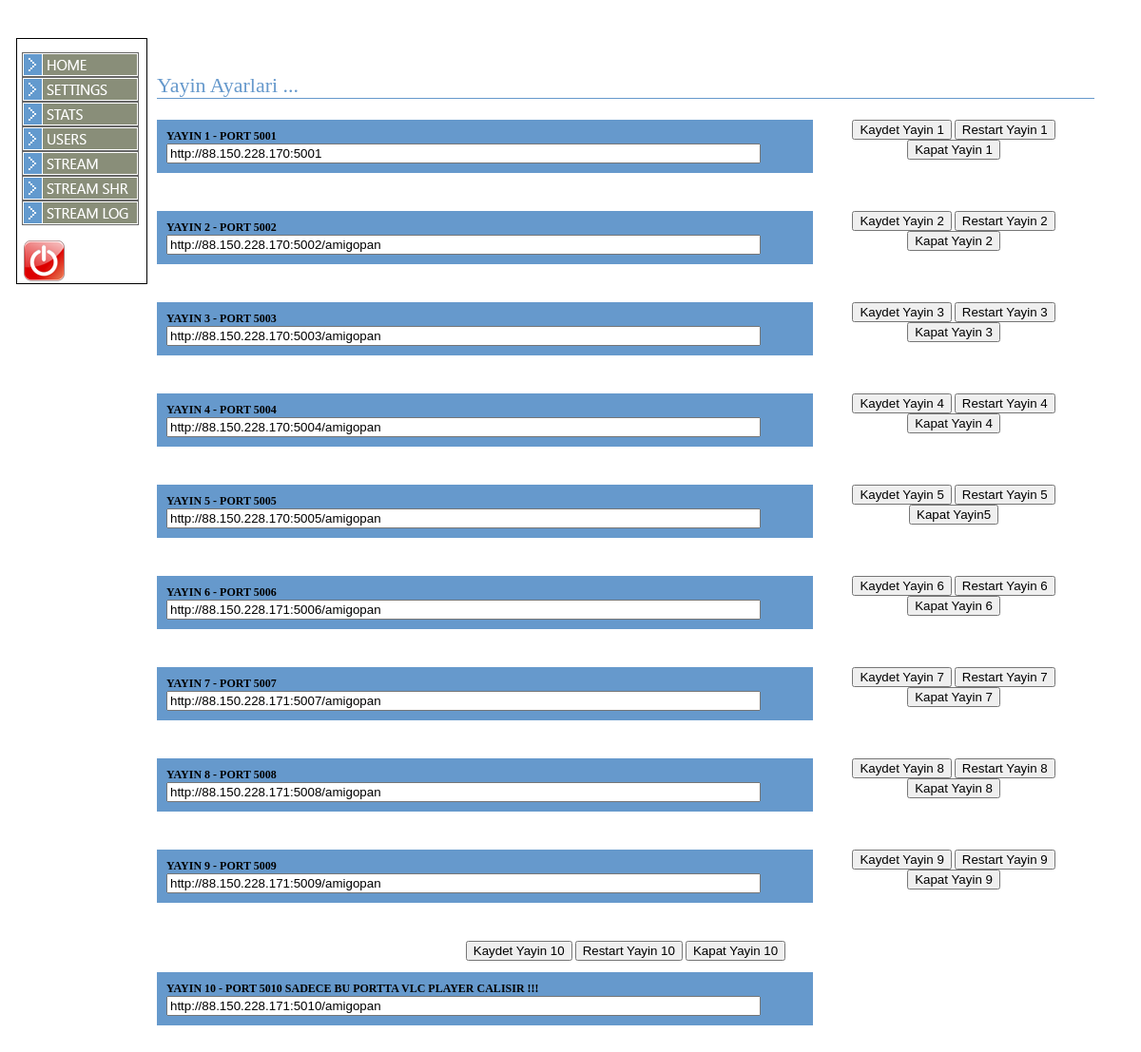
The page /var/html/nejat/streamw.php (signed in) on the database its author committed.
### tables this page shows
CREATE TABLE `stream` (
  `id` bigint(20) NOT NULL AUTO_INCREMENT,
  `stream_server` varchar(200) NOT NULL DEFAULT '',
  PRIMARY KEY (`id`)
);

### var/html/nejat/dbc.php (called while the page is built, shortened)
<?php
function checkAdmin() {
if($_SESSION['user_level'] == ADMIN_LEVEL) {
return 1;
} else { return 0 ;
}
}
?>

### var/html/nejat/streamw.php (the view, shortened to what this page needs)
<?php
include 'dbc.php';
$rs_settings1 = mysql_query("select * from stream WHERE id='1' ");
$rs_settings2 = mysql_query("select * from stream WHERE id='2' ");
$rs_settings3 = mysql_query("select * from stream WHERE id='3' ");
$rs_settings4 = mysql_query("select * from stream WHERE id='4' ");
$rs_settings5 = mysql_query("select * from stream WHERE id='5' ");
$rs_settings6 = mysql_query("select * from stream WHERE id='6' ");
$rs_settings7 = mysql_query("select * from stream WHERE id='7' ");
$rs_settings8 = mysql_query("select * from stream WHERE id='8' ");
$rs_settings9 = mysql_query("select * from stream WHERE id='9' ");
$rs_settings10 = mysql_query("select * from stream WHERE id='10' ");
?>
<html>
<head>
<link href="styles.css" rel="stylesheet" type="text/css">
</head>
<body>
<table width="100%" border="0" cellspacing="0" cellpadding="5" class="main">
  <tr>
    <td colspan="3">&nbsp;</td>
  </tr>
  <tr>
    <td width="160" valign="top"><?php
if (isset($_SESSION['user_id'])) {?>
<div class="myaccount">
  <a href="myaccount.php"><img src="home.png" alt=""></a><br>
  <a href="mysettings.php"><img src="settings.png" alt=""></a><br>
<?php }
if (checkAdmin()) {
?>
  <a href="stat.php"><img src="stats.png" alt=""></a><br>
  <a href="admin.php?q=&qoption=recent&doSearch=Ara"><img src="users.png" alt=""></a><br>
  <a href="stream.php"><img src="stream.png" alt=""></a><br>
  <a href="paylas.php"><img src="streamsh.png" alt=""></a><br>
   <a href="streamlog.php"><img src="streamlog.png" alt=""></a><br>
<?php } ?>
  <br><a href="logout.php"><img src="exit.png" alt=""></a>
</td>
    <td width="3500" valign="top"><p>&nbsp;</p>
<h3 class="titlehdr">Yayin Ayarlari ...</h3>
          <?php while ($row_settings = mysql_fetch_array($rs_settings1)) {?>
      <form action="stream.php" method="post" name="myform" id="myform">
        <table width="70%" border="0" align="left" cellpadding="3" cellspacing="3" class="forms">
          <tr>
            <td colspan="2"><strong>YAYIN 1 -  PORT 5001</strong><br> <input name="yayin1" type="text" id="yayin1"  class="required" value="<?php echo $row_settings['stream_server']; ?>" size="75">
          </tr>
<?php } ?>
        </table>
        <p align="center">
          <input name="doSave" type="submit" id="doSave" value="Kaydet Yayin 1">
          <input name="doSave" type="submit" id="doSave" value="Restart Yayin 1">
		  <input name="doSave" type="submit" id="doSave" value="Kapat Yayin 1">
      </form>
     <br>
     <br>
          <?php while ($row_settings = mysql_fetch_array($rs_settings2)) {?>
      <form action="stream.php" method="post" name="myform" id="myform">
        <table width="70%" border="0" align="left" cellpadding="3" cellspacing="3" class="forms">
          <tr>
            <td colspan="2"><strong>YAYIN 2 -  PORT 5002</strong><br> <input name="yayin2" type="text" id="yayin2"  class="required" value="<?php echo $row_settings['stream_server']; ?>" size="75">
          </tr>
<?php } ?>
        </table>
        <p align="center">
          <input name="doSave" type="submit" id="doSave" value="Kaydet Yayin 2">
          <input name="doSave" type="submit" id="doSave" value="Restart Yayin 2">
 <input name="doSave" type="submit" id="doSave" value="Kapat Yayin 2">
      </form>
 <br>
     <br>
<?php while ($row_settings = mysql_fetch_array($rs_settings3)) {?>
      <form action="stream.php" method="post" name="myform" id="myform">
        <table width="70%" border="0" align="left" cellpadding="3" cellspacing="3" class="forms">
          <tr>
            <td colspan="2"><strong>YAYIN 3 -  PORT 5003</strong><br> <input name="yayin3" type="text" id="yayin3"  class="required" value="<?php echo $row_settings['stream_server']; ?>" size="75">
          </tr>
<?php } ?>
        </table>
        <p align="center">
          <input name="doSave" type="submit" id="doSave" value="Kaydet Yayin 3">
          <input name="doSave" type="submit" id="doSave" value="Restart Yayin 3">
		   <input name="doSave" type="submit" id="doSave" value="Kapat Yayin 3">
      </form>
<br>
     <br>
<?php while ($row_settings = mysql_fetch_array($rs_settings4)) {?>
      <form action="stream.php" method="post" name="myform" id="myform">
        <table width="70%" border="0" align="left" cellpadding="3" cellspacing="3" class="forms">
          <tr>
            <td colspan="2"><strong>YAYIN 4 -  PORT 5004</strong><br> <input name="yayin4" type="text" id="yayin4"  class="required" value="<?php echo $row_settings['stream_server']; ?>" size="75">
          </tr>
<?php } ?>
        </table>
        <p align="center">
          <input name="doSave" type="submit" id="doSave" value="Kaydet Yayin 4">
          <input name="doSave" type="submit" id="doSave" value="Restart Yayin 4">
		   <input name="doSave" type="submit" id="doSave" value="Kapat Yayin 4">
      </form>
 <br>
     <br>
<?php while ($row_settings = mysql_fetch_array($rs_settings5)) {?>
      <form action="stream.php" method="post" name="myform" id="myform">
        <table width="70%" border="0" align="left" cellpadding="3" cellspacing="3" class="forms">
          <tr>
            <td colspan="2"><strong>YAYIN 5 -  PORT 5005</strong><br> <input name="yayin5" type="text" id="yayin5"  class="required" value="<?php echo $row_settings['stream_server']; ?>" size="75">
          </tr>
<?php } ?>
        </table>
        <p align="center">
          <input name="doSave" type="submit" id="doSave" value="Kaydet Yayin 5">
          <input name="doSave" type="submit" id="doSave" value="Restart Yayin 5">
		   <input name="doSave" type="submit" id="doSave" value="Kapat Yayin5">
      </form>
 <br>
     <br>
<?php while ($row_settings = mysql_fetch_array($rs_settings6)) {?>
      <form action="stream.php" method="post" name="myform" id="myform">
        <table width="70%" border="0" align="left" cellpadding="3" cellspacing="3" class="forms">
          <tr>
            <td colspan="2"><strong>YAYIN 6 -  PORT 5006</strong><br> <input name="yayin6" type="text" id="yayin6"  class="required" value="<?php echo $row_settings['stream_server']; ?>" size="75">
          </tr>
<?php } ?>
        </table>
        <p align="center">
          <input name="doSave" type="submit" id="doSave" value="Kaydet Yayin 6">
          <input name="doSave" type="submit" id="doSave" value="Restart Yayin 6">
		   <input name="doSave" type="submit" id="doSave" value="Kapat Yayin 6">
      </form>
 <br>
     <br>
<?php while ($row_settings = mysql_fetch_array($rs_settings7)) {?>
      <form action="stream.php" method="post" name="myform" id="myform">
        <table width="70%" border="0" align="left" cellpadding="3" cellspacing="3" class="forms">
          <tr>
            <td colspan="2"><strong>YAYIN 7 -  PORT 5007</strong><br> <input name="yayin7" type="text" id="yayin7"  class="required" value="<?php echo $row_settings['stream_server']; ?>" size="75">
          </tr>
<?php } ?>
        </table>
        <p align="center">
          <input name="doSave" type="submit" id="doSave" value="Kaydet Yayin 7">
          <input name="doSave" type="submit" id="doSave" value="Restart Yayin 7">
		   <input name="doSave" type="submit" id="doSave" value="Kapat Yayin 7">
      </form>
 <br>
     <br>
<?php while ($row_settings = mysql_fetch_array($rs_settings8)) {?>
      <form action="stream.php" method="post" name="myform" id="myform">
        <table width="70%" border="0" align="left" cellpadding="3" cellspacing="3" class="forms">
          <tr>
            <td colspan="2"><strong>YAYIN 8 -  PORT 5008</strong><br> <input name="yayin8" type="text" id="yayin8"  class="required" value="<?php echo $row_settings['stream_server']; ?>" size="75">
          </tr>
<?php } ?>
        </table>
        <p align="center">
          <input name="doSave" type="submit" id="doSave" value="Kaydet Yayin 8">
          <input name="doSave" type="submit" id="doSave" value="Restart Yayin 8">
		   <input name="doSave" type="submit" id="doSave" value="Kapat Yayin 8">
      </form>
 <br>
     <br>
<?php while ($row_settings = mysql_fetch_array($rs_settings9)) {?>
      <form action="stream.php" method="post" name="myform" id="myform">
        <table width="70%" border="0" align="left" cellpadding="3" cellspacing="3" class="forms">
          <tr>
            <td colspan="2"><strong>YAYIN 9 -  PORT 5009</strong><br> <input name="yayin9" type="text" id="yayin9"  class="required" value="<?php echo $row_settings['stream_server']; ?>" size="75">
          </tr>
<?php } ?>
        </table>
        <p align="center">
          <input name="doSave" type="submit" id="doSave" value="Kaydet Yayin 9">
          <input name="doSave" type="submit" id="doSave" value="Restart Yayin 9">
		   <input name="doSave" type="submit" id="doSave" value="Kapat Yayin 9">
      </form>
 <br>
     <br>
<?php while ($row_settings = mysql_fetch_array($rs_settings10)) {?>
      <form action="stream.php" method="post" name="myform" id="myform">
        <table width="70%" border="0" align="left" cellpadding="3" cellspacing="3" class="forms">
          <tr>
            <td colspan="2"><strong>YAYIN 10 - PORT 5010 SADECE BU PORTTA VLC PLAYER CALISIR !!!</strong><br> <input name="yayin10" type="text" id="yayin10"  class="required" value="<?php echo $row_settings['stream_server']; ?>" size="75">
          </tr>
<?php } ?>
        <p align="center">
          <input name="doSave" type="submit" id="doSave" value="Kaydet Yayin 10">
          <input name="doSave" type="submit" id="doSave" value="Restart Yayin 10">
		   <input name="doSave" type="submit" id="doSave" value="Kapat Yayin 10">
      </form>
 </table>
 <br>
     <br>
      <p>&nbsp; </p>
      <p>&nbsp;</p>
    <td width="196" valign="top">&nbsp;</td>
</body>
</html>

### var/html/nejat/styles.css (style rules this page uses)
.forms { background-color: #6699CC; font: normal 12px verdana; padding: 3px; border: 1px solid #6699CC; }
.myaccount { background-color: ; font: normal 12px verdana; padding: 2px 5px; border: 1px solid ; }
a { color: #6699CC; }
.main { font: normal 12px verdana; padding: 2px; margin: 2px; }
.titlehdr { font: normal 22px verdana; color: #6699CC; border-bottom: 1px solid #6699CC; }

### rows shown on the page
stream: yayin1 "http://88.150.228.170:5001"
stream: yayin2 "http://88.150.228.170:5002/amigopan"
stream: yayin3 "http://88.150.228.170:5003/amigopan"
stream: yayin4 "http://88.150.228.170:5004/amigopan"
stream: yayin5 "http://88.150.228.170:5005/amigopan"
stream: yayin6 "http://88.150.228.171:5006/amigopan"
stream: yayin7 "http://88.150.228.171:5007/amigopan"
stream: yayin8 "http://88.150.228.171:5008/amigopan"
stream: yayin9 "http://88.150.228.171:5009/amigopan"
stream: yayin10 "http://88.150.228.171:5010/amigopan"
